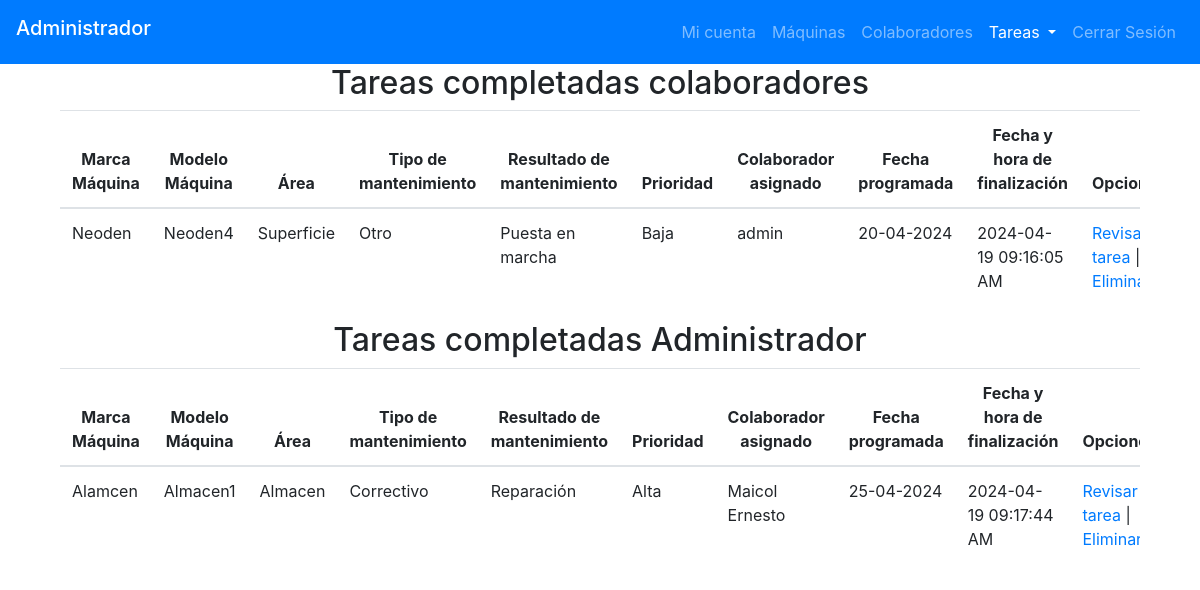
Page /page_plastInnova/admin/tasks_completed_admin.php (signed in) on the committed database.
### tables this page shows
CREATE TABLE `machines` (
  `id` int(11) NOT NULL,
  `state` varchar(10) NOT NULL,
  `brand` varchar(30) NOT NULL,
  `model` varchar(30) NOT NULL,
  `serial_number` varchar(60) NOT NULL,
  `machine_number` int(10) NOT NULL,
  `description` text NOT NULL,
  `technical_sheet` varchar(60) NOT NULL,
  `image_path` varchar(50) NOT NULL,
  `id_area` varchar(20) NOT NULL
);

CREATE TABLE `tasks` (
  `id` int(20) NOT NULL,
  `state` varchar(10) NOT NULL,
  `priority` varchar(10) NOT NULL,
  `id_area` varchar(20) NOT NULL,
  `id_machine` int(11) NOT NULL,
  `id_collaborator` int(11) NOT NULL,
  `creation_task` datetime NOT NULL,
  `date_task` date DEFAULT NULL,
  `finalization_task` datetime DEFAULT NULL,
  `maintenance_type` varchar(20) DEFAULT NULL,
  `description_task` text NOT NULL,
  `job_description` text NOT NULL,
  `result_task` varchar(20) DEFAULT NULL,
  `images_job` varchar(60) NOT NULL,
  `images_task` varchar(60) NOT NULL
);

CREATE TABLE `collaborators` (
  `id` int(11) NOT NULL,
  `name` varchar(30) NOT NULL,
  `surname` varchar(30) NOT NULL,
  `job-title` varchar(30) NOT NULL,
  `type-user` varchar(20) NOT NULL,
  `state` varchar(15) NOT NULL,
  `profile-photo` varchar(30) NOT NULL,
  `password` varchar(30) NOT NULL
);

### htdocs/page_plastInnova/admin/tasks_completed_admin.php (the view, shortened to what this page needs)
<?php
    include("../php/connect.php");
    $query1_colab = "SELECT *
                FROM tasks T
                WHERE T.state='completed'
                AND T.id_collaborator != " . $_SESSION['id']."
                ORDER BY FIELD(T.priority, 'high', 'medium', 'low')";
    if($data1_colab = $conn->query($query1_colab)){}else{echo "Error first query";}
    $query1_admin = "SELECT *
                FROM tasks T
                WHERE T.state='completed'
                AND T.id_collaborator = " . $_SESSION['id']."
                ORDER BY FIELD(T.priority, 'high', 'medium', 'low')";
    if($data1_admin = $conn->query($query1_admin)){}else{echo "Error second query";}
?>
<!DOCTYPE html>
<html lang="es">
<head>
    <link rel="stylesheet" href="https://cdn.jsdelivr.net/npm/bootstrap@4.5.3/dist/css/bootstrap.min.css">
</head>
<body>
    <header>
        <nav class="navbar navbar-expand-lg navbar-dark bg-primary">
                <h2 class="navbar-brand">Administrador</h2>
                <section class="collapse navbar-collapse" id="navbarNav">
                    <ul class="navbar-nav ml-auto">
                        <li class="nav-item">
                            <a class="nav-link" href="personal_page_admin.php">Mi cuenta</a>
                        </li>
                        <li class="nav-item">
                            <a class="nav-link" href="admin_areas.php">Máquinas</a>
                        </li>
                        <li class="nav-item">
                            <a class="nav-link" href="admin_collaborators.php">Colaboradores</a>
                        </li>
                        <li class="nav-item dropdown active">
                            <a class="nav-link dropdown-toggle" href="#" id="navbarDropdown" role="button" data-toggle="dropdown" aria-haspopup="true" aria-expanded="false">
                                Tareas
                            </a>
                        </li>
                        <li class="nav-item">
                            <a class="nav-link" href="../php/close_sesion.php">Cerrar Sesión</a>
                        </li>
                    </ul>
                </section>
            </nav>
    </header>
    <section id="tasks_completed_list_1">
        <h2 class="text-center">Tareas completadas colaboradores</h2>
        <section class="container" id="tasks_completed_list_2">
            <section class="col-sm-12 col-md-12 col-lg-12">
                <section class="table-responsive table-hover" id="tablaConsulta1">
                    <table class="table">
                        <thead class="text.muted">
                            <th class="text-center">Marca Máquina</th>
                            <th class="text-center">Modelo Máquina</th>
                            <th class="text-center">Área</th>
                            <th class="text-center">Tipo de mantenimiento</th>
                            <th class="text-center">Resultado de mantenimiento</th>
                            <th class="text-center">Prioridad</th>
                            <th class="text-center">Colaborador asignado</th>
                            <th class="text-center">Fecha programada</th>
                            <th class="text-center">Fecha y hora de finalización</th>
                            <th class="text-center">Opciones</th>
                        </thead>
                        <tbody>
                            <tr>
                                <?php while($row1_colab = $data1_colab->fetch_assoc()){
                                    $query2_colab = "SELECT *
                                    FROM machines M
                                    WHERE M.id = '" . $row1_colab['id_machine'] . "'";
                                    $query3_colab = "SELECT name, surname
                                                FROM collaborators WHERE id='".$row1_colab['id_collaborator']."'";
                                    $data2_colab = mysqli_query($conn, $query2_colab);
                                    $data3_colab = mysqli_query($conn, $query3_colab);
                                    while(($row2_colab = mysqli_fetch_array($data2_colab)) && ($row3_colab = mysqli_fetch_array($data3_colab))){
                                ?>
                                <td><?php echo $row2_colab['brand'];?></td>
                                <td><?php echo $row2_colab['model'];?></td>
                                <td><?php echo $row1_colab['id_area'];?></td>
                                <td><?php
                                    if($row1_colab['maintenance_type'] == 'preventive'){echo 'Preventivo';}
                                    else if($row1_colab['maintenance_type'] == 'corrective'){echo 'Correctivo';}
                                    else if($row1_colab['maintenance_type'] == 'calibration'){echo 'Calibración';}
                                    else if($row1_colab['maintenance_type'] == 'other'){echo 'Otro';}
                                    else {echo 'Error';}
                                ?></td>
                                <td><?php
                                    if($row1_colab['result_task'] == 'adjustment'){echo 'Ajuste';}
                                    else if($row1_colab['result_task'] == 'repair'){echo 'Reparación';}
                                    else if($row1_colab['result_task'] == 'start-up'){echo 'Puesta en marcha';}
                                    else if($row1_colab['result_task'] == 'out-of-service'){echo 'Fuera de servicio';}
                                    else {echo 'Error';}
                                ?></td>
                                <td><?php echo ($row1_colab['priority'] == 'high') ? 'Alta' : (($row1_colab['priority'] == 'medium') ? 'Media' : 'Baja');?></td>
                                <td><?php echo $row3_colab['name']." ".$row3_colab['surname']; ?></td>
                                <td><?php echo date("d-m-Y", strtotime($row1_colab['date_task'])); ?></td>
                                <td><?php echo date("Y-m-d h:i:s A", strtotime($row1_colab['finalization_task'])); ?></td>
                                <td>
                                    <a href="<?php echo "../description_job_task.php?id-task=".$row1_colab['id']?>">Revisar tarea</a>
                                    |
                                    <a href="<?php echo "../php/delete_task.php?id-task=".$row1_colab['id']?>">Eliminar</a>
                                </td>
                            </tr>
                                <?php }}?>
                        </tbody>
                    </table>
                </section>
            </section>
        </section>
    </section>
    <section id="tasks_completed_list_3">
        <h2 class="text-center">Tareas completadas Administrador</h2>
        <section class="container" id="tasks_completed_list_4">
            <section class="col-sm-12 col-md-12 col-lg-12">
                <section class="table-responsive table-hover" id="tablaConsulta1">
                    <table class="table">
                        <thead class="text.muted">
                        <th class="text-center">Marca Máquina</th>
                            <th class="text-center">Modelo Máquina</th>
                            <th class="text-center">Área</th>
                            <th class="text-center">Tipo de mantenimiento</th>
                            <th class="text-center">Resultado de mantenimiento</th>
                            <th class="text-center">Prioridad</th>
                            <th class="text-center">Colaborador asignado</th>
                            <th class="text-center">Fecha programada</th>
                            <th class="text-center">Fecha y hora de finalización</th>
                            <th class="text-center">Opciones</th>
                        </thead>
                        <tbody>
                            <tr>
                                <?php while($row1_admin = $data1_admin->fetch_assoc()){
                                    $query2_admin = "SELECT *
                                    FROM machines M
                                    WHERE M.id = '" . $row1_admin['id_machine'] . "'";
                                    $query3_admin = "SELECT name, surname
                                                FROM collaborators WHERE id='".$row1_admin['id_collaborator']."'";
                                    $data2_admin = mysqli_query($conn, $query2_admin);
                                    $data3_admin = mysqli_query($conn, $query3_admin);
                                    while(($row2_admin = mysqli_fetch_array($data2_admin)) && ($row3_admin = mysqli_fetch_array($data3_admin))){
                                ?>
                                <td><?php echo $row2_admin['brand'];?></td>
                                <td><?php echo $row2_admin['model'];?></td>
                                <td><?php echo $row1_admin['id_area'];?></td>
                                <td><?php
                                    if($row1_admin['maintenance_type'] == 'preventive'){echo 'Preventivo';}
                                    else if($row1_admin['maintenance_type'] == 'corrective'){echo 'Correctivo';}
                                    else if($row1_admin['maintenance_type'] == 'calibration'){echo 'Calibración';}
                                    else if($row1_admin['maintenance_type'] == 'other'){echo 'Otro';}
                                    else {echo 'Error';}
                                ?></td>
                                <td><?php
                                    if($row1_admin['result_task'] == 'adjustment'){echo 'Ajuste';}
                                    else if($row1_admin['result_task'] == 'repair'){echo 'Reparación';}
                                    else if($row1_admin['result_task'] == 'start-up'){echo 'Puesta en marcha';}
                                    else if($row1_admin['result_task'] == 'out-of-service'){echo 'Fuera de servicio';}
                                    else {echo 'Error';}
                                ?></td>
                                <td><?php echo ($row1_admin['priority'] == 'high') ? 'Alta' : (($row1_admin['priority'] == 'medium') ? 'Media' : 'Baja');?></td>
                                <td><?php echo $row3_admin['name']." ".$row3_admin['surname']; ?></td>
                                <td><?php echo date("d-m-Y", strtotime($row1_admin['date_task'])); ?></td>
                                <td><?php echo date("Y-m-d h:i:s A", strtotime($row1_admin['finalization_task'])); ?></td>
                                <td>
                                    <a href="<?php echo "../description_job_task.php?id-task=".$row1_admin['id']?>">Revisar tarea</a>
                                    |
                                    <a href="<?php echo "../php/delete_task.php?id-task=".$row1_admin['id']?>">Eliminar</a>
                                </td>
                            </tr>
                                <?php }}?>
                        </tbody>
                    </table>
                </section>
            </section>
        </section>
    </section>
</body>
</html>

### rows in the picture
tasks: id_area "Superficie", date_task "20-04-2024", finalization_task "2024-04-19 09:16:05 AM"
collaborators: name "admin"
machines: brand "Neoden", model "Neoden4"
tasks: id_area "Almacen", date_task "25-04-2024", finalization_task "2024-04-19 09:17:44 AM"
collaborators: name "Maicol", surname "Ernesto"
machines: brand "Alamcen", model "Almacen1"
